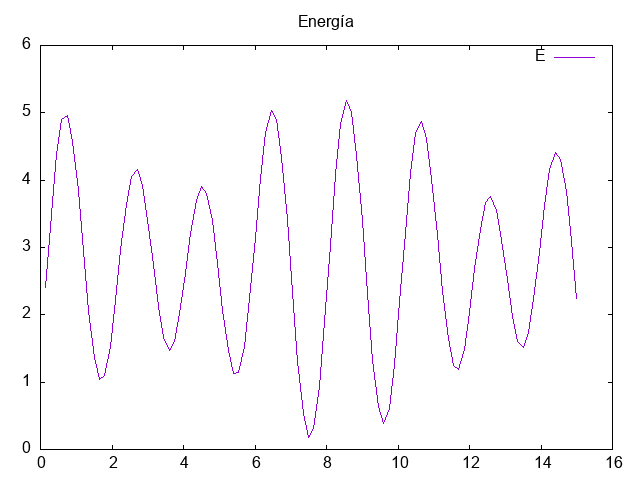

gnuplot code for this plot:
set terminal png
set output 'grafica2.png'
set title "Energía"


set key autotitle columnhead
set datafile separator ","

plot "./build/data.csv" using 1:5 with lines

set terminal wxt persist
set output
replot
